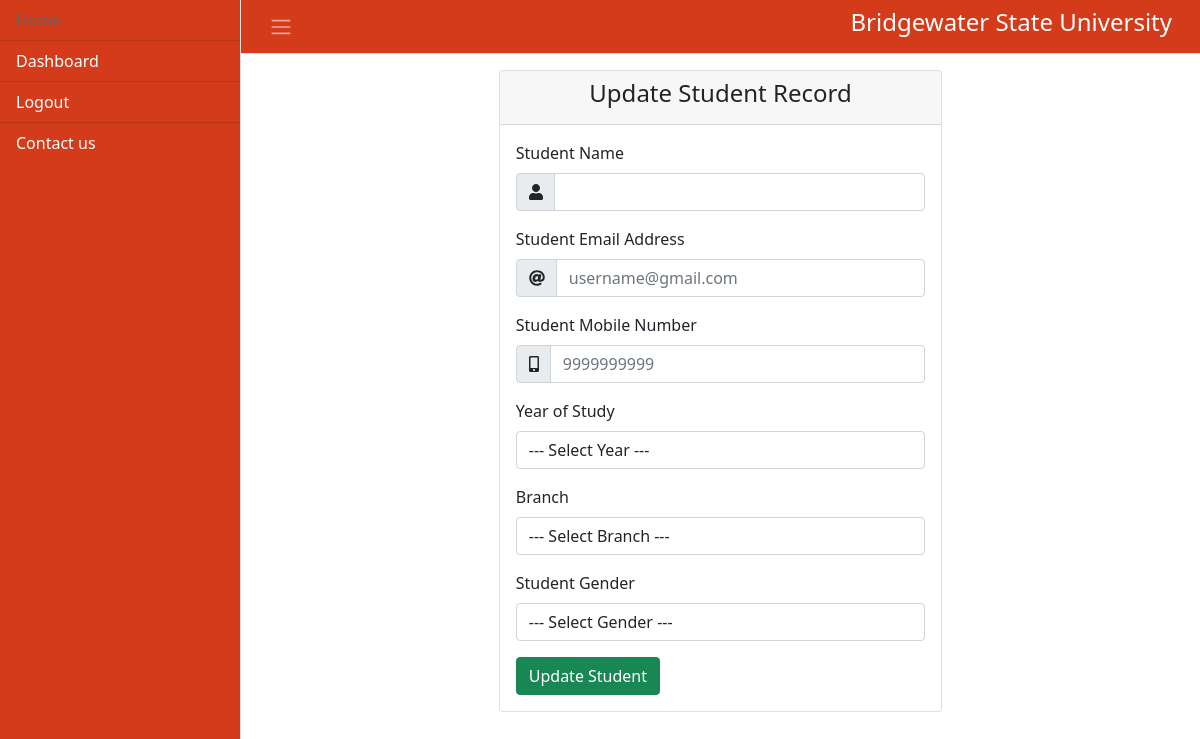
Before: /edit_student/edit/4/ (signed in) with the older database file.
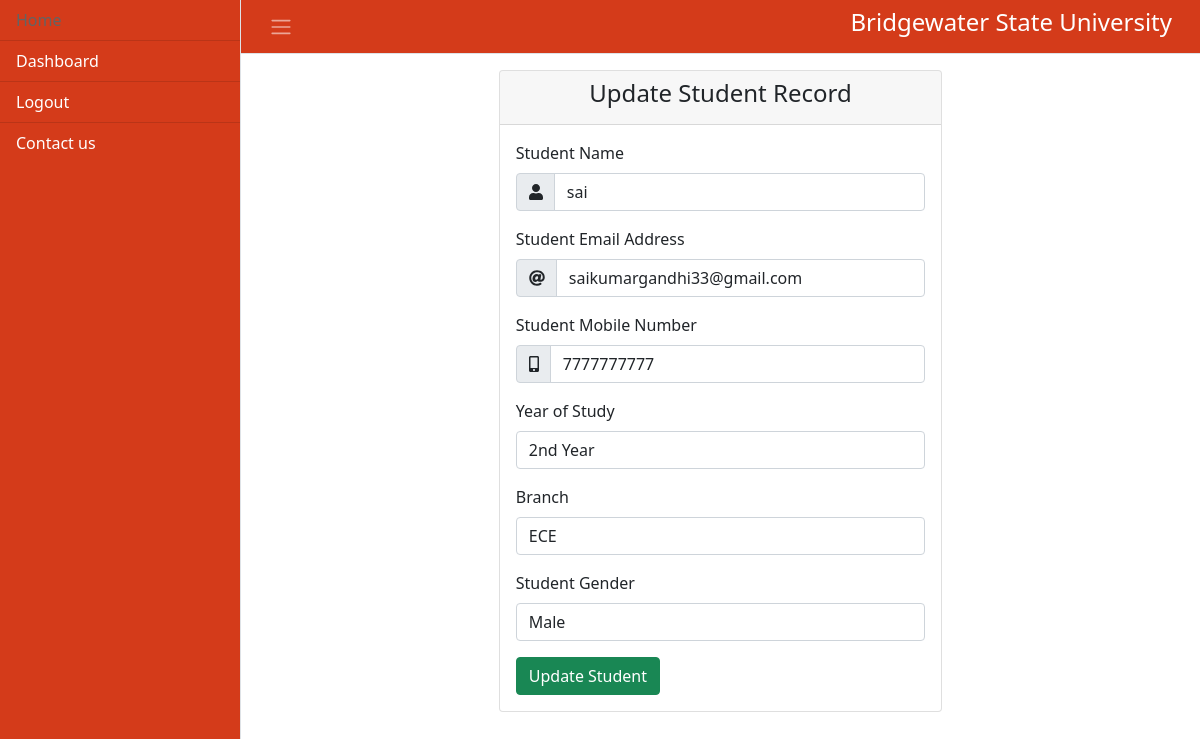
After: the same page with the newer database file.
### tables this page shows
CREATE TABLE users (id INTEGER PRIMARY KEY AUTOINCREMENT, name TEXT, mail TEXT, gender TEXT, pwd TEXT, mobile TEXT, role INTEGER, year TEXT, branch TEXT, resetpassword TEXT);

### app.py (the view)
@ app.route("/edit_student/<action>/<student_id>/", methods=['GET'])
def edit_student(action, student_id):
    title = "Edit Students"
    student_data = []
    redirect_url = "edit_student.html"
    try:
        with sqlite3.connect("database.db") as con:
            cur = con.cursor()
            userid = session["userid"]
            if(action == "delete"):
                cur.execute(
                    "delete from users where id!=? and id=?", (userid, student_id))
                msg = "Student record deleted successfully"
            elif(action == "edit"):
                cur.execute(
                    "select * from users where id!=? and id=?", (userid, student_id))
                student_data = cur.fetchone()
                msg = "Editing Trip"
                redirect_url = "updating_student.html"
            con.commit()
    except:
        con.rollback()
        msg = "Unable to perform operation"
    finally:
        data = {
            "title": title,
            "msg": msg,
            "student_data": student_data
        }
        print(data)
        return render_template(redirect_url, data=data)
        con.close()

### templates/updating_student.html (shortened to what this page needs)
{% extends "base.html" %}
{% block content %}
<div class="container pt-3 pb-3 mb-3 col-sm-6">
    <div class="card">
        <div class="card-header">
            <h4 class="text-center">Update Student Record</h4>
        </div>
        <div class="card-body">
            <form action="{{url_for('update_student')}}" method="post">
                <div class="form-group">
                    <label for="username">Student Name</label>
                    <div class="input-group mb-3">
                        <div class="input-group-prepend"> <span class="input-group-text"><i class="fas fa-user"
                                    aria-hidden="true"></i></span> </div>
                        <input name="username" value="{{data['student_data'][1]}}" autocomplete="off"
                            class="form-control" type="text" id="username" required>
                    </div>
                </div>
                <div class="form-group">
                    <label for="signmail">Student Email Address</label>
                    <div class="input-group mb-3">
                        <div class="input-group-prepend"> <span class="input-group-text"><i class="fas fa-at"
                                    aria-hidden="true"></i></span> </div>
                        <input name="signmail" autocomplete="off" class="form-control" placeholder="username@gmail.com"
                            type="email" value="{{data['student_data'][2]}}" id="signmail" required>
                    </div>
                </div>
                <div class="form-group">
                    <label for="mobile">Student Mobile Number</label>
                    <div class="input-group mb-3">
                        <div class="input-group-prepend"> <span class="input-group-text"><i class="fas fa-mobile-alt"
                                    aria-hidden="true"></i></span> </div>
                        <input name="mobile" autocomplete="off" class="form-control" placeholder="9999999999"
                            pattern="[0-9]{10}" value="{{data['student_data'][5]}}" maxlength="10" type="tel"
                            id="mobile" required>
                    </div>
                </div>
                <div class="form-group">
                    <label for="year">Year of Study</label>
                    <select class="form-control" id="year" name="year" required>
                        <option value=""> --- Select Year --- </option>
                        <option value="2nd Year">2nd Year</option>
                    </select>
                </div>
                <div class="form-group">
                    <label for="branch">Branch</label>
                    <select class="form-control" id="branch" name="branch" required>
                        <option value=""> --- Select Branch --- </option>
                        <option value="ECE">ECE</option>
                    </select>
                </div>
                <div class="form-group">
                    <label for="gender">Student Gender </label>
                    <select class="form-control" id="gender" name="gender" required>
                        <option value=""> --- Select Gender --- </option>
                        <option value="male">Male</option>
                    </select>
                </div>
                <button type="submit" id="myBtn" class="btn btn-success">Update Student</button>
            </form>
        </div>
    </div>
</div>
{% endblock %}

Changed rows visible on the page:
added users: username "sai", signmail "saikumargandhi33@gmail.com", mobile "7777777777"
Other visible differences:
form field year: "--- Select Year ---" → "2nd Year"
form field branch: "--- Select Branch ---" → "ECE"
form field gender: "--- Select Gender ---" → "Male"
